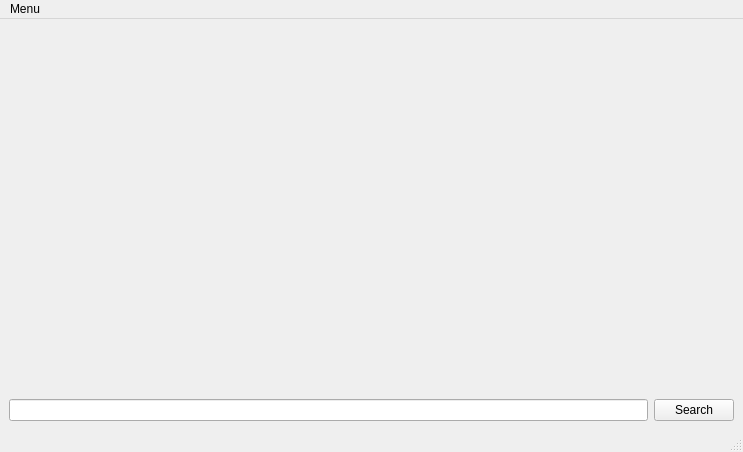
<?xml version="1.0" encoding="UTF-8"?>
<ui version="4.0">
 <class>MainWindow</class>
 <widget class="QMainWindow" name="MainWindow">
  <property name="geometry">
   <rect>
    <x>0</x>
    <y>0</y>
    <width>743</width>
    <height>452</height>
   </rect>
  </property>
  <property name="windowTitle">
   <string>MainWindow</string>
  </property>
  <property name="autoFillBackground">
   <bool>false</bool>
  </property>
  <widget class="QWidget" name="centralwidget">
   <layout class="QVBoxLayout" name="verticalLayout">
    <item>
     <layout class="QHBoxLayout" name="horizontalLayout">
      <item>
       <widget class="QLabel" name="label">
        <property name="enabled">
         <bool>true</bool>
        </property>
        <property name="minimumSize">
         <size>
          <width>495</width>
          <height>352</height>
         </size>
        </property>
        <property name="maximumSize">
         <size>
          <width>495</width>
          <height>16777215</height>
         </size>
        </property>
        <property name="font">
         <font>
          <kerning>true</kerning>
         </font>
        </property>
        <property name="autoFillBackground">
         <bool>false</bool>
        </property>
        <property name="frameShape">
         <enum>QFrame::NoFrame</enum>
        </property>
        <property name="frameShadow">
         <enum>QFrame::Plain</enum>
        </property>
        <property name="text">
         <string/>
        </property>
        <property name="textFormat">
         <enum>Qt::AutoText</enum>
        </property>
        <property name="pixmap">
         <pixmap>gifgram_logo.png</pixmap>
        </property>
        <property name="scaledContents">
         <bool>false</bool>
        </property>
        <property name="alignment">
         <set>Qt::AlignJustify|Qt::AlignVCenter</set>
        </property>
        <property name="wordWrap">
         <bool>false</bool>
        </property>
        <property name="margin">
         <number>0</number>
        </property>
       </widget>
      </item>
     </layout>
    </item>
    <item>
     <layout class="QHBoxLayout" name="horizontalLayout_2">
      <item>
       <widget class="QLineEdit" name="searchbar"/>
      </item>
      <item>
       <widget class="QPushButton" name="search">
        <property name="text">
         <string>Search</string>
        </property>
       </widget>
      </item>
     </layout>
    </item>
   </layout>
  </widget>
  <widget class="QMenuBar" name="menubar">
   <property name="geometry">
    <rect>
     <x>0</x>
     <y>0</y>
     <width>743</width>
     <height>21</height>
    </rect>
   </property>
   <widget class="QMenu" name="menuMenu">
    <property name="title">
     <string>Menu</string>
    </property>
    <addaction name="actionEdit"/>
   </widget>
   <addaction name="menuMenu"/>
  </widget>
  <widget class="QStatusBar" name="statusbar"/>
  <action name="actionEdit">
   <property name="text">
    <string>Edit</string>
   </property>
  </action>
 </widget>
 <resources/>
 <connections/>
</ui>
